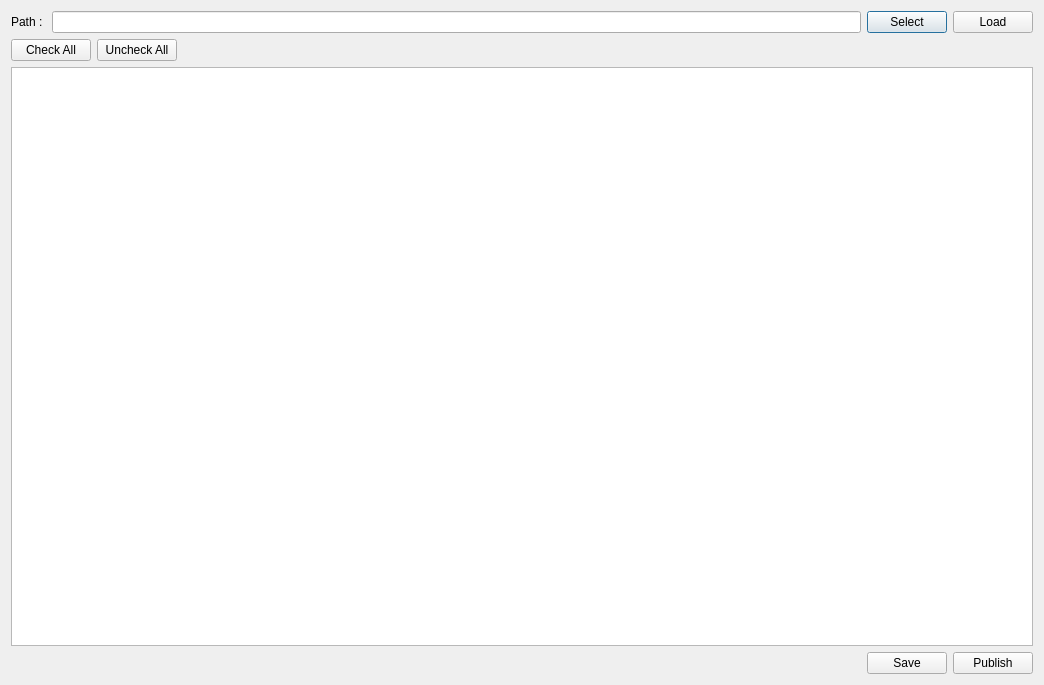
<?xml version="1.0" encoding="UTF-8"?>
<ui version="4.0">
 <class>Dialog</class>
 <widget class="QDialog" name="Dialog">
  <property name="geometry">
   <rect>
    <x>0</x>
    <y>0</y>
    <width>1044</width>
    <height>685</height>
   </rect>
  </property>
  <property name="windowTitle">
   <string>The Current Sgtk Environment</string>
  </property>
  <layout class="QVBoxLayout" name="verticalLayout">
   <item>
    <layout class="QHBoxLayout" name="horizontalLayout_2">
     <item>
      <widget class="QLabel" name="label">
       <property name="text">
        <string>Path : </string>
       </property>
      </widget>
     </item>
     <item>
      <widget class="QLineEdit" name="lineEdit"/>
     </item>
     <item>
      <widget class="QPushButton" name="select_dir">
       <property name="text">
        <string>Select</string>
       </property>
      </widget>
     </item>
     <item>
      <widget class="QPushButton" name="create_excel">
       <property name="text">
        <string>Load</string>
       </property>
      </widget>
     </item>
    </layout>
   </item>
   <item>
    <layout class="QHBoxLayout" name="horizontalLayout_3">
     <item>
      <widget class="QPushButton" name="check_all_btn">
       <property name="text">
        <string>Check All</string>
       </property>
      </widget>
     </item>
     <item>
      <widget class="QPushButton" name="uncheck_all_btn">
       <property name="text">
        <string>Uncheck All</string>
       </property>
      </widget>
     </item>
     <item>
      <spacer name="horizontalSpacer">
       <property name="orientation">
        <enum>Qt::Horizontal</enum>
       </property>
       <property name="sizeHint" stdset="0">
        <size>
         <width>40</width>
         <height>20</height>
        </size>
       </property>
      </spacer>
     </item>
    </layout>
   </item>
   <item>
    <widget class="QTableView" name="seq_model_view"/>
   </item>
   <item>
    <layout class="QHBoxLayout" name="horizontalLayout">
     <item>
      <spacer name="horizontalSpacer_2">
       <property name="orientation">
        <enum>Qt::Horizontal</enum>
       </property>
       <property name="sizeHint" stdset="0">
        <size>
         <width>40</width>
         <height>20</height>
        </size>
       </property>
      </spacer>
     </item>
     <item>
      <widget class="QPushButton" name="save_excel">
       <property name="text">
        <string>Save</string>
       </property>
      </widget>
     </item>
     <item>
      <widget class="QPushButton" name="publish">
       <property name="text">
        <string>Publish</string>
       </property>
      </widget>
     </item>
    </layout>
   </item>
  </layout>
 </widget>
 <resources>
  <include location="resources.qrc"/>
 </resources>
 <connections/>
</ui>
